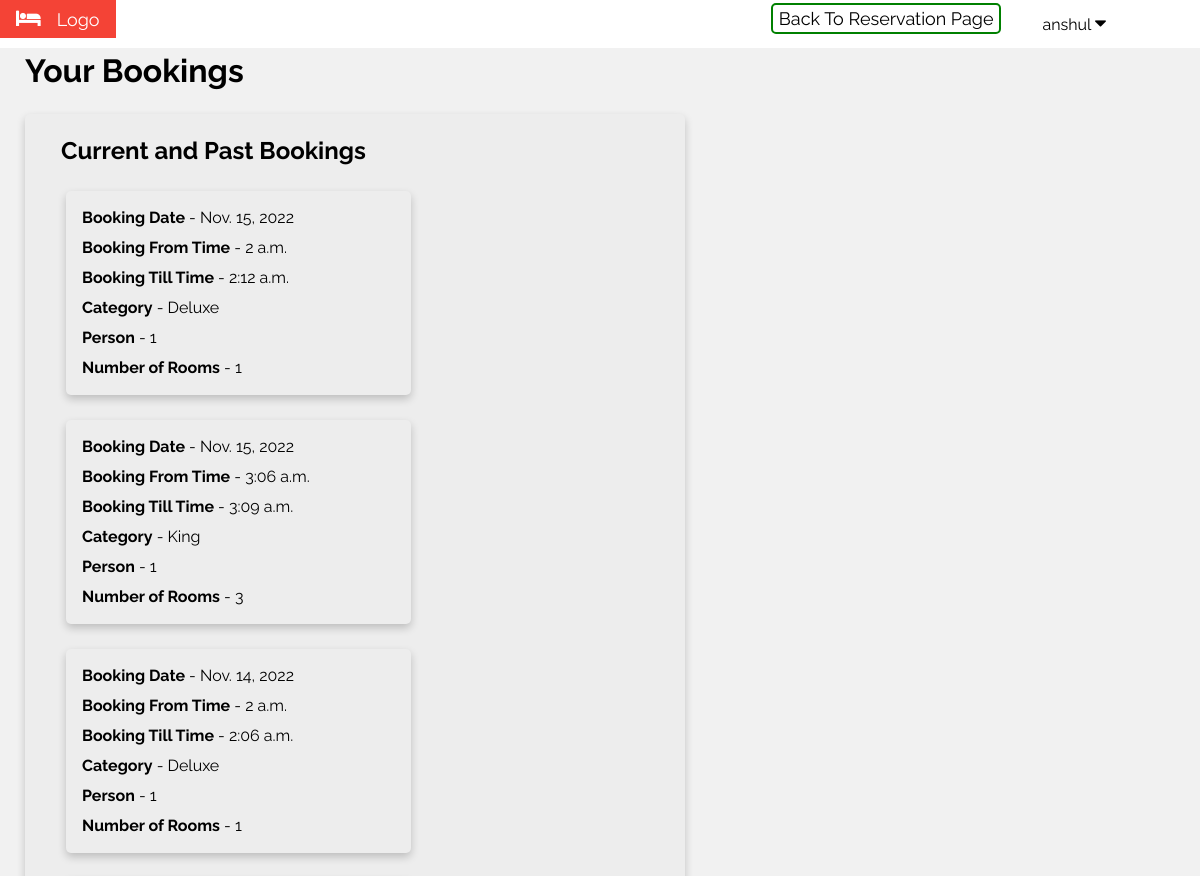
Before: /hotel/all_bookings/ (signed in, upper part) with the older database file.
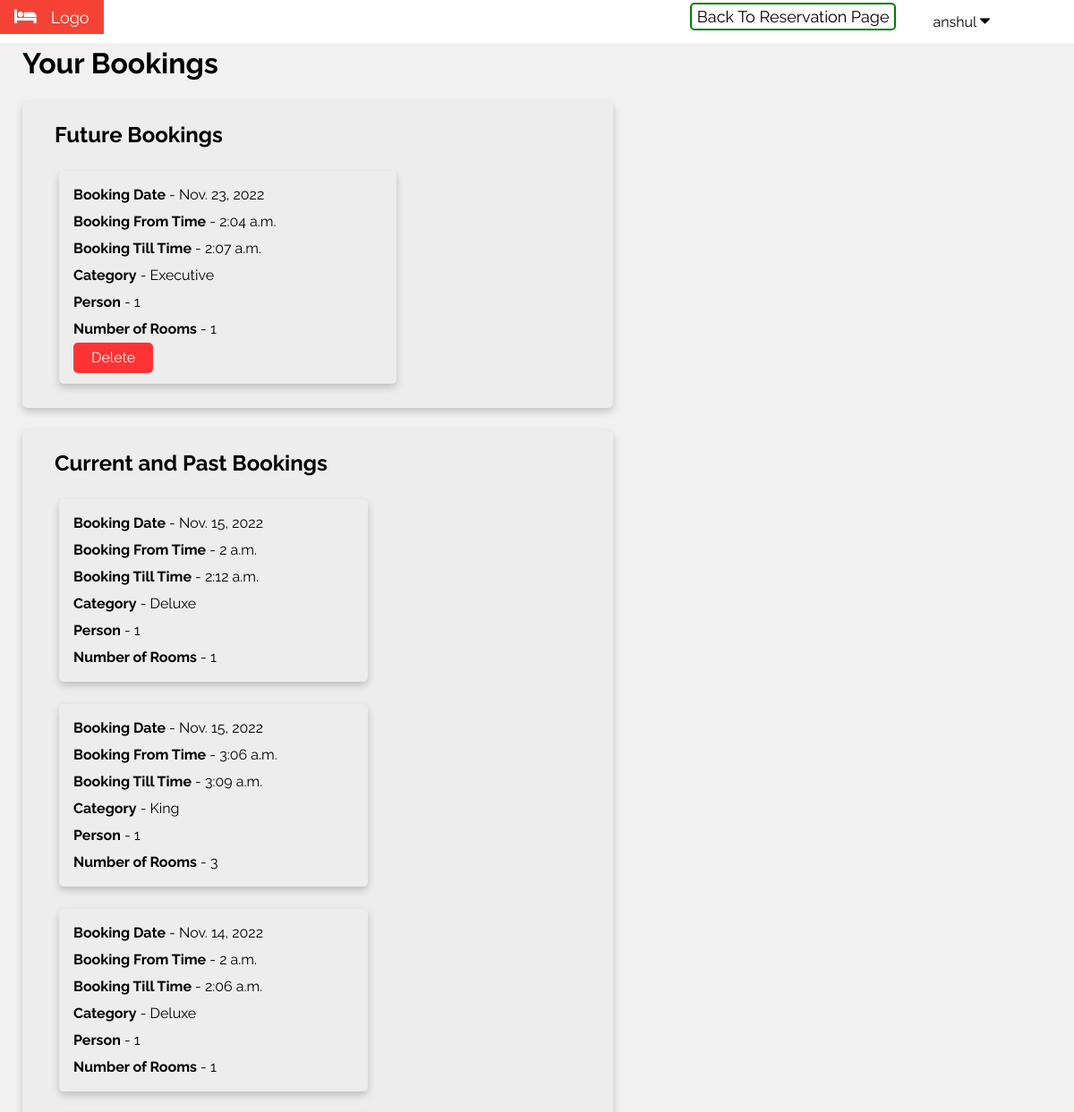
After: the same page with the newer database file.
### hotel/models.py (models this page shows, shortened)
class Booking(models.Model):
    customer_name = models.CharField(max_length=30)
    check_in_date = models.DateField()
    check_in_time = models.TimeField()
    check_out_time = models.TimeField()
    '''room_number =  models.PositiveSmallIntegerField(
        validators=[MaxValueValidator(100), MinValueValidator(1)], unique=True
        )'''
    room_numbers = models.CharField(validators=[int_list_validator(' ,')], max_length=4000)
    ROOM_CATEGORIES = (
        ('Regular', 'Regular'),
        ('Executive', 'Executive'),
        ('Deluxe', 'Deluxe'),
        ('King', 'King'),
        ('Queen', 'Queen'),
    )
    category = models.CharField(max_length=9, choices=ROOM_CATEGORIES)
    PERSON = (
        (1, '1'),
        (2, '2'),
        (3, '3'),
        (4, '4'),
    )
    person = models.PositiveSmallIntegerField(choices=PERSON, default=1)
    no_of_rooms = models.PositiveSmallIntegerField(
        validators=[MaxValueValidator(1000), MinValueValidator(1)], default=1
        )

### hotel/views.py (the view, shortened to what this page needs)
# urls.py: path('all_bookings/', views.all_bookings, name='all_bookings'),
@login_required(login_url="/hotel/signin/")
def all_bookings(request, pk=None):
    future_bookings = Booking.objects.filter(
        customer_name=request.user.username,
        check_in_date__gt=now.date()
    ).order_by('-check_in_date', 'check_in_time')
    current_and_past_bookings = Booking.objects.filter(
        customer_name=request.user.username,
        check_in_date__lte=now.date()
    ).order_by('-check_in_date', 'check_in_time')
    context = {
        'future_bookings': future_bookings,
        'current_and_past_bookings': current_and_past_bookings,
        'username': request.user.username
    }
    return render(request, 'all_bookings.html', context)

### hotel/templates/all_bookings.html (shortened to what this page needs)
{% load static %}
<!DOCTYPE html>
<html lang="en">
  <head>
    <link rel="stylesheet" href="https://cdnjs.cloudflare.com/ajax/libs/font-awesome/4.7.0/css/font-awesome.min.css">
    <link rel="stylesheet" type="text/css" href="{% static 'hotel/css/base.css' %}">
  </head>
  <body id="body-color">
    <div class="w3-bar w3-white w3-large">
      <div class="w3-bar-item w3-red w3-mobile"><i class="fa fa-bed w3-margin-right"></i>Logo</div>
      <div class="dropdown w3-right ert">
        <button class="dropbtn">{{ username }}
          <i class="fa fa-caret-down"></i>
        </button>
      </div>
      <a href = "{% url 'hotel:book' %}" class="w3-right ert"> Back To Reservation Page </a>
    </div>
    <div id="lef-hea">
      <h1>Your Bookings</h1>
    </div>
    {% if future_bookings or current_and_past_bookings %}
      {% if future_bookings %}
        <div class="card card-width">
          <div class="container3">
            <h2><b> Future Bookings </b></h2>
              {% for future_booking in future_bookings %}
                <div class="card card-width container3 inner-card">
                  <b>Booking Date</b> - {{ future_booking.check_in_date }}<br/>
                  <b>Booking From Time</b> - {{ future_booking.check_in_time }}<br/>
                  <b>Booking Till Time</b> - {{ future_booking.check_out_time }}<br/>
                  <b>Category</b> - {{ future_booking.category }}<br/>
                  <b>Person</b> - {{ future_booking.person }}<br/>
                  <b>Number of Rooms</b> - {{ future_booking.no_of_rooms }}<br/>
                  <a href='/hotel/all_bookings/{{future_booking.pk}}' class="submit" style="padding: 2px 20px;"> Delete </a>
                </div>
              {% endfor %}
          </div>
        </div>
      {% endif %}
      {% if current_and_past_bookings %}
        <div class="card card-width">
          <div class="container3">
            <h2><b> Current and Past Bookings </b></h2>
              {% for current_and_past_booking in current_and_past_bookings %}
                <div class="card card-width">
                  <div class="container3 inner-card">
                    <b>Booking Date</b> - {{ current_and_past_booking.check_in_date }}<br/>
                    <b>Booking From Time</b> - {{ current_and_past_booking.check_in_time }}<br/>
                    <b>Booking Till Time</b> - {{ current_and_past_booking.check_out_time }}<br/>
                    <b>Category</b> - {{ current_and_past_booking.category }}<br/>
                    <b>Person</b> - {{ current_and_past_booking.person }}<br/>
                    <b>Number of Rooms</b> - {{ current_and_past_booking.no_of_rooms }}
                  </div>
                </div>
              {% endfor %}
          </div>
        </div>
      {% endif %}
      {% else %}
        <p> No Bookings. </p>
    {% endif %}
	</body>
</html>

Changed rows visible on the page:
added Booking: check_in_date "Nov. 23, 2022", check_in_time "2:04 a.m.", check_out_time "2:07 a.m.", category "Executive", person "1", no_of_rooms "1", shown under "Future Bookings"
Other visible differences:
text now shown: "Future Bookings"
